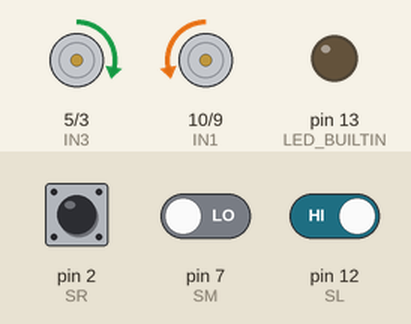
The sketch below on a simulated Arduino Uno, built with avr-gcc and run on an emulated ATmega328P. On the bench: motor-driver pin pairs drawn as motors (green arrow = first pin HIGH = forward, orange = second pin HIGH = backward, longer = more drive), output pins drawn as LEDs (lit = HIGH). The inputs (shaded band) are chosen by the test bench; at power-on: pin 12 (SL) HIGH, pin 7 (SM) LOW, pin 2 (SR) HIGH.

Above: at 3.7 s.
3.8 s: pin 12 (SL) driven LOW
At 5.0 s:
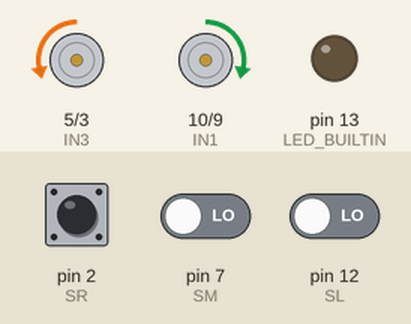
5.8 s: pin 7 (SM) driven HIGH
At 6.7 s:
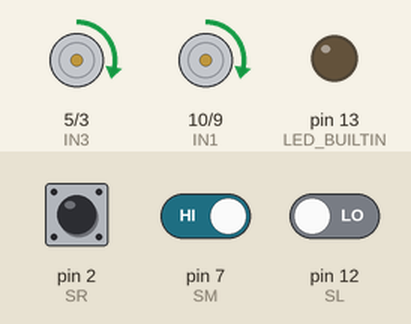
7.8 s: pin 7 (SM) driven LOW
At 8.2 s:
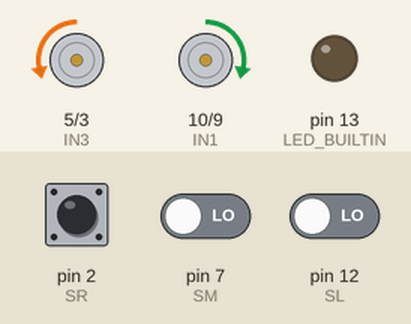
Timing chart, 0 to 10.8 s (numbered marks = the images above; inputs shaded):
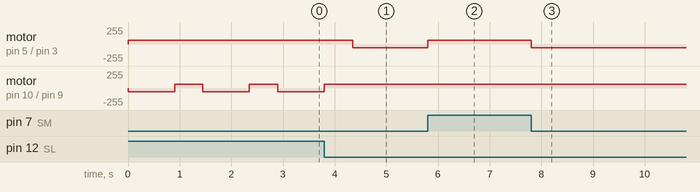

The sketch:

final_mazeUp.ino
```cpp
// final sketch to be improved
int const IN1 = 10;
int const IN2 = 9;
int const IN3 = 5;
int const IN4 = 3;
int const SL=12;
int const SM=7;
int const SR=2;

void setup() {
  // put your setup code here, to run once:
  pinMode(IN1,OUTPUT);
  pinMode(IN2,OUTPUT);
  pinMode(IN3,OUTPUT);
  pinMode(IN4,OUTPUT);
  pinMode(SL,INPUT);
  pinMode(SM,INPUT);
  pinMode(SR,INPUT);
  pinMode(LED_BUILTIN, OUTPUT);
}

void blink() {
  while(1){
  digitalWrite(LED_BUILTIN, HIGH);  // turn the LED on (HIGH is the voltage level)
  delay(500);                      // wait for a second
  digitalWrite(LED_BUILTIN, LOW);   // turn the LED off by making the voltage LOW
  delay(500);                      // wait for a second
  }
}

void moveForward(){
  analogWrite(IN1,55);
  analogWrite(IN2,0);
  analogWrite(IN3,55);
  analogWrite(IN4,0);
}


void moveBackward(){
analogWrite(IN1,0);
analogWrite(IN2,55);
analogWrite(IN3,0);
analogWrite(IN4,55);
}
void moveRight(){
analogWrite(IN1,55);
analogWrite(IN2,0);
analogWrite(IN3,0);
analogWrite(IN4,55);
}

void moveRight1(){
analogWrite(IN1,83);
analogWrite(IN2,0);
analogWrite(IN3,0);
analogWrite(IN4,83);
}

void moveLeft(){
analogWrite(IN1,0);
analogWrite(IN2,55);
analogWrite(IN3,55);
analogWrite(IN4,0);
}

void stop(){
analogWrite(IN1,0);
analogWrite(IN2,0);
analogWrite(IN3,0);
analogWrite(IN4,0);
}

void loop() {
  // put your main code here, to run repeatedly:
    int l=digitalRead(SL);
    int m=digitalRead(SM);
    int r=digitalRead(SR);

    // straight
    if(l==0 && m==1 && r==0){
    moveForward();
    delayMicroseconds(10);
    }

    //left
    else if(l==1 && m==0 && r==0){
    moveLeft();  // while moving forward
    delay(900); //900 // 750 //650 // before speed change = 650
    moveForward();
    delay(550);//400 // bsc 350
    }
    //right
    else if((l==0 && m==0 && r==1)){
    moveRight();  // while moving forward
    delayMicroseconds(5); // 1ms original
    }

    else if(l==1 && m==1 && r==0){

    moveLeft();
    delay(900);// 900
    moveForward();
    delay(550);
    // delayMicroseconds(50);
    }

    else if(l==1 && m==0 && r==1){
      moveLeft();
      delay(900);// 900 // 550 // 550
      moveForward();
      delay(550);//500 // 400
    }

    else if(l==1 && m==1 && r==1){
    // moveLeft();
    // delay(700);
     moveLeft();
     delay(900); // time // 100

    //  if (l == 1 && m == 1 && r == 1)
    //     {
    //       // Serial.println("ËND OF MAZE");
    //       stop();
    //       blink();
    //     }
    //  else
    //     {
    //     //  Serial.println("FOUR WAY INTERSECTION");
    //      moveLeft();
    //      delay(100);
    //     }
    }

    else if(l==0 && m==1 && r==1){ // LSRB
     moveForward();
     delay(1);
    }

    else if(l==0 && m==0 && r==0)
   {
      // moveForward();
      // delay(40);
      moveRight();
      delay(60);//10
       //if(l == 0 && m == 0 && r == 0)
       //{
        //moveRight();
       //}
       //else if(l==0 && m==1 && r==0)
       //{
        //moveForward();
        //delayMicroseconds(10);
       //}
    // moveForward();
    // delay(150);
    // int i = 1; doesnt work
    // while(i == 1){
    //   moveForward();
    //   delay(1);
    //   i++;
    // }
    // moveForward();
    // delay(2000);

   }
}
```

Measured:
- after the input at 3.8 s, motor on pin 5 (IN3) / pin 3 (IN4): forward 55/255 → backward 55/255 after 0.55 s; motor on pin 10 (IN1) / pin 9 (IN2): goes on until 3.8 s, then stays forward 55/255
- after the input at 5.8 s, motor on pin 5 (IN3) / pin 3 (IN4): backward 55/255 → forward 55/255 at once
- after the input at 7.8 s, motor on pin 5 (IN3) / pin 3 (IN4): forward 55/255 → backward 55/255 at once
- by itself, motor on pin 10 (IN1) / pin 9 (IN2): alternates forward 55/255 for 0.55 s and backward 55/255 for 0.90 s
